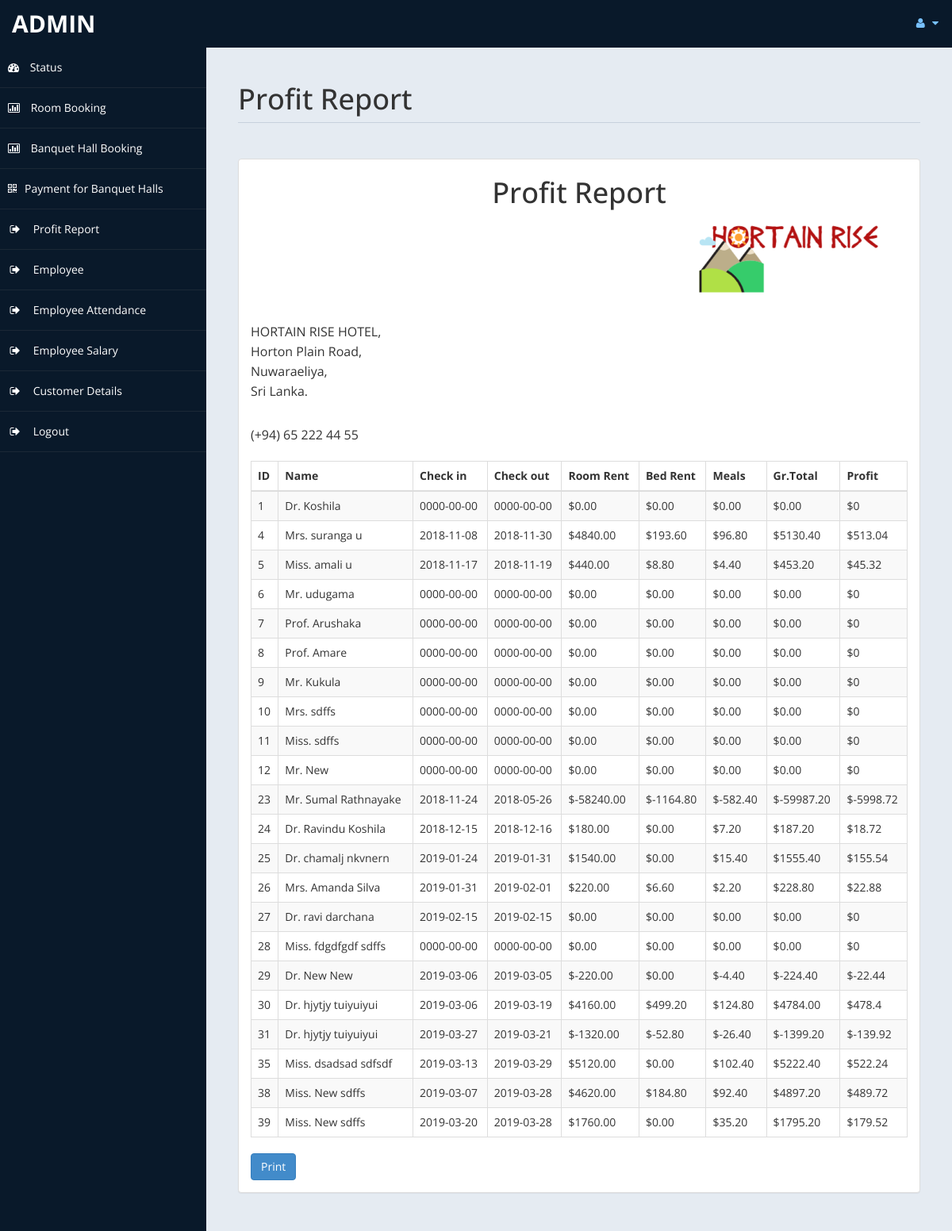
/admin/profit_rep.php (signed in), run on the app's committed database.
### tables this page shows
CREATE TABLE `payment` (
  `id` int(11) NOT NULL,
  `title` varchar(5) DEFAULT NULL,
  `fname` varchar(30) DEFAULT NULL,
  `lname` varchar(30) DEFAULT NULL,
  `troom` varchar(30) DEFAULT NULL,
  `tbed` varchar(30) DEFAULT NULL,
  `nroom` int(11) DEFAULT NULL,
  `cin` date DEFAULT NULL,
  `cout` date DEFAULT NULL,
  `ttot` double(8,2) DEFAULT NULL,
  `fintot` double(8,2) DEFAULT NULL,
  `mepr` double(8,2) DEFAULT NULL,
  `meal` varchar(30) DEFAULT NULL,
  `btot` double(8,2) DEFAULT NULL,
  `noofdays` int(11) DEFAULT NULL
);

### admin/profit_rep.php (the view, shortened to what this page needs)
<!DOCTYPE html>
<html xmlns="http://www.w3.org/1999/xhtml">
    <head>
        <link href="assets/css/bootstrap.css" rel="stylesheet" />
        <link href="assets/css/font-awesome.css" rel="stylesheet" />
        <link rel="stylesheet" href="assets/css/morris.css">
            <link href="assets/css/custom-styles.css" rel="stylesheet" />
            <link href="assets/js/dataTables/dataTables.bootstrap.css" rel="stylesheet" />
    </head>
    <body>
        <div id="wrapper">
            <nav class="navbar navbar-default top-navbar" role="navigation">
                <div class="navbar-header">
                    <a class="navbar-brand" href="home.php"><?php echo $_SESSION["user"]; ?> </a>
                </div>
                <ul class="nav navbar-top-links navbar-right">
                    <li class="dropdown">
                        <a class="dropdown-toggle" data-toggle="dropdown" href="#" aria-expanded="false">
                            <i class="fa fa-user fa-fw"></i> <i class="fa fa-caret-down"></i>
                        </a>
                    </li>
                </ul>
            </nav>
            <?php include('includes/sidebar.php'); ?>
            <div id="page-wrapper" >
                <div id="page-inner">
                    <div class="row">
                        <div class="col-md-12">
                            <h1 class="page-header">
                                Profit Report<small> </small>
                            </h1>
                        </div>
                    </div>
                    <div class="row">
                                        <div class="col-md-12">
                                            <div class="panel panel-default">
                                                <div class="panel-body">
                                                    <div id="print" class="table-responsive">
                                                        <table class="table table-striped table-bordered table-hover">
                                                            <thead>
                                                                <tr>
                                                                    <th>ID</th>
                                                                    <th>Name</th>
                                                                    <th>Check in</th>
                                                                    <th>Check out</th>
                                                                    <th>Room Rent</th>
                                                                    <th>Bed Rent</th>
                                                                    <th>Meals </th>
                                                                    <th>Gr.Total</th>
                                                                    <th>Profit</th>
                                                                </tr>
                                                            </thead>
                                                            <tbody>
<?php
$sql = "select * from payment";
$re = mysqli_query($con, $sql);
while ($row = mysqli_fetch_array($re)) {
    $id = $row['id'];
    if ($id % 2 == 1) {
        echo"<tr class='gradeC'>
													<td>" . $row['id'] . " </td>
													<td>" . $row['title'] . " " . $row['fname'] . " " . $row['lname'] . "</td>
													<td>" . $row['cin'] . "</td>
													<td>" . $row['cout'] . "</td>
													<td>$" . $row['ttot'] . "</td>
													<td>$" . $row['mepr'] . "</td>
													<td>$" . $row['btot'] . "</td>
													<td>$" . $row['fintot'] . "</td>
													<td>$" . $row['fintot'] * 10 / 100 . "</td>
													</tr>";
    } else {
        echo"<tr class='gradeU'>
													<td>" . $row['id'] . " </td>
													<td>" . $row['title'] . " " . $row['fname'] . " " . $row['lname'] . "</td>
													<td>" . $row['cin'] . "</td>
													<td>" . $row['cout'] . "</td>
													<td>$" . $row['ttot'] . "</td>
													<td>$" . $row['mepr'] . "</td>
													<td>$" . $row['btot'] . "</td>
													<td>$" . $row['fintot'] . "</td>
													<td>$" . $row['fintot'] * 10 / 100 . "</td>
													</tr>";
    }
}
?>
                <header>
                    <h1><center>Profit Report</center></h1>
                    <p align="right"><span><img alt="" src="assets/img/hortain.png">
                        </span></p>
                    <address >
				<p>HORTAIN RISE HOTEL,<br>Horton Plain Road,<br>Nuwaraeliya,<br>Sri Lanka.</p>
				<p>(+94) 65 222 44 55</p>
			</address>
		</header>
                                                            </tbody>
                                                        </table>
                                                    </div>
                                                    <input type="button" onclick="printel()" name="add" value="Print" class="btn btn-primary">
                                                </div>
                                            </div>
                                        </div>
                                        </div>
                                        </div>
                                        </div>
                                        </div>
                                        </body>
                                        </html>

### admin/assets/css/custom-styles.css (style rules this page uses)
body { font-family: 'Open Sans', sans-serif; }
#wrapper { width: 100%; background:#09192A; }
#page-wrapper { padding: 15px 15px; min-height: 600px; background:#E5EBF2; }
#page-inner { width:100%; margin:10px 20px 10px 0px; background-color:transparent; padding:10px; min-height:1200px; }
h1, .h1, h2, .h2, h3, .h3 { margin-top: 7px; margin-bottom: -5px; }
p { font-size:16px; line-height:25px; padding-top:20px; }
.page-header { padding-bottom: 9px; margin: 10px 0 45px; border-bottom: 1px solid #C7D1DD; }
.top-navbar { margin:0px; }
.top-navbar .navbar-brand { color: #fff; width: 260px; text-align: left; height: 60px; font-size: 30px; font-weight: 700; text-transform: uppercase; line-height: 30px; }
.top-navbar .nav > li { position: relative; display: inline-block; }
.top-navbar .nav > li > a { position: relative; display: block; padding: 19px 15px; color: #77C0FD; }
.top-navbar { background:#09192A; border-bottom:none; }
.top-navbar .nav > li > a > i { margin-right: 2px; }
.navbar-default { border:0px solid black; }
.navbar-header { background: #09192A; }
.nav > li > a > i { margin-right:10px; }
@media (min-width:768px) { #page-wrapper { margin: 0 0 0 260px; padding: 15px 30px; min-height: 1200px; } }
@media (min-width:768px) { .navbar { border-radius: 0px; } }

### data on the page
payment: id "1", title "Dr.", lname "Koshila", cin "0000-00-00", cout "0000-00-00", ttot "0.00", mepr "0.00", btot "0.00", fintot "0.00", $row['fintot']*10/100 "0"
payment: id "4", title "Mrs.", fname "suranga", lname "u", cin "2018-11-08", cout "2018-11-30", ttot "4840.00", mepr "193.60", btot "96.80", fintot "5130.40", $row['fintot']*10/100 "513.04"
payment: id "5", title "Miss.", fname "amali", lname "u", cin "2018-11-17", cout "2018-11-19", ttot "440.00", mepr "8.80", btot "4.40", fintot "453.20", $row['fintot']*10/100 "45.32"
payment: id "6", title "Mr.", lname "udugama", cin "0000-00-00", cout "0000-00-00", ttot "0.00", mepr "0.00", btot "0.00", fintot "0.00", $row['fintot']*10/100 "0"
payment: id "7", title "Prof.", lname "Arushaka", cin "0000-00-00", cout "0000-00-00", ttot "0.00", mepr "0.00", btot "0.00", fintot "0.00", $row['fintot']*10/100 "0"
payment: id "8", title "Prof.", lname "Amare", cin "0000-00-00", cout "0000-00-00", ttot "0.00", mepr "0.00", btot "0.00", fintot "0.00", $row['fintot']*10/100 "0"
payment: id "9", title "Mr.", lname "Kukula", cin "0000-00-00", cout "0000-00-00", ttot "0.00", mepr "0.00", btot "0.00", fintot "0.00", $row['fintot']*10/100 "0"
payment: id "10", title "Mrs.", lname "sdffs", cin "0000-00-00", cout "0000-00-00", ttot "0.00", mepr "0.00", btot "0.00", fintot "0.00", $row['fintot']*10/100 "0"
payment: id "11", title "Miss.", lname "sdffs", cin "0000-00-00", cout "0000-00-00", ttot "0.00", mepr "0.00", btot "0.00", fintot "0.00", $row['fintot']*10/100 "0"
payment: id "12", title "Mr.", lname "New", cin "0000-00-00", cout "0000-00-00", ttot "0.00", mepr "0.00", btot "0.00", fintot "0.00", $row['fintot']*10/100 "0"
payment: id "23", title "Mr.", fname "Sumal", lname "Rathnayake", cin "2018-11-24", cout "2018-05-26", ttot "-58240.00", mepr "-1164.80", btot "-582.40", fintot "-59987.20", $row['fintot']*10/100 "-5998.72"
payment: id "24", title "Dr.", fname "Ravindu", lname "Koshila", cin "2018-12-15", cout "2018-12-16", ttot "180.00", mepr "0.00", btot "7.20", fintot "187.20", $row['fintot']*10/100 "18.72"
payment: id "25", title "Dr.", fname "chamalj", lname "nkvnern", cin "2019-01-24", cout "2019-01-31", ttot "1540.00", mepr "0.00", btot "15.40", fintot "1555.40", $row['fintot']*10/100 "155.54"
payment: id "26", title "Mrs.", fname "Amanda", lname "Silva", cin "2019-01-31", cout "2019-02-01", ttot "220.00", mepr "6.60", btot "2.20", fintot "228.80", $row['fintot']*10/100 "22.88"
payment: id "27", title "Dr.", fname "ravi", lname "darchana", cin "2019-02-15", cout "2019-02-15", ttot "0.00", mepr "0.00", btot "0.00", fintot "0.00", $row['fintot']*10/100 "0"
payment: id "28", title "Miss.", fname "fdgdfgdf", lname "sdffs", cin "0000-00-00", cout "0000-00-00", ttot "0.00", mepr "0.00", btot "0.00", fintot "0.00", $row['fintot']*10/100 "0"
payment: id "29", title "Dr.", fname "New", lname "New", cin "2019-03-06", cout "2019-03-05", ttot "-220.00", mepr "0.00", btot "-4.40", fintot "-224.40", $row['fintot']*10/100 "-22.44"
payment: id "30", title "Dr.", fname "hjytjy", lname "tuiyuiyui", cin "2019-03-06", cout "2019-03-19", ttot "4160.00", mepr "499.20", btot "124.80", fintot "4784.00", $row['fintot']*10/100 "478.4"
payment: id "31", title "Dr.", fname "hjytjy", lname "tuiyuiyui", cin "2019-03-27", cout "2019-03-21", ttot "-1320.00", mepr "-52.80", btot "-26.40", fintot "-1399.20", $row['fintot']*10/100 "-139.92"
payment: id "35", title "Miss.", fname "dsadsad", lname "sdfsdf", cin "2019-03-13", cout "2019-03-29", ttot "5120.00", mepr "0.00", btot "102.40", fintot "5222.40", $row['fintot']*10/100 "522.24"
payment: id "38", title "Miss.", fname "New", lname "sdffs", cin "2019-03-07", cout "2019-03-28", ttot "4620.00", mepr "184.80", btot "92.40", fintot "4897.20", $row['fintot']*10/100 "489.72"
payment: id "39", title "Miss.", fname "New", lname "sdffs", cin "2019-03-20", cout "2019-03-28", ttot "1760.00", mepr "0.00", btot "35.20", fintot "1795.20", $row['fintot']*10/100 "179.52"

### other printed values
$_SESSION["user"] "ADMIN"
